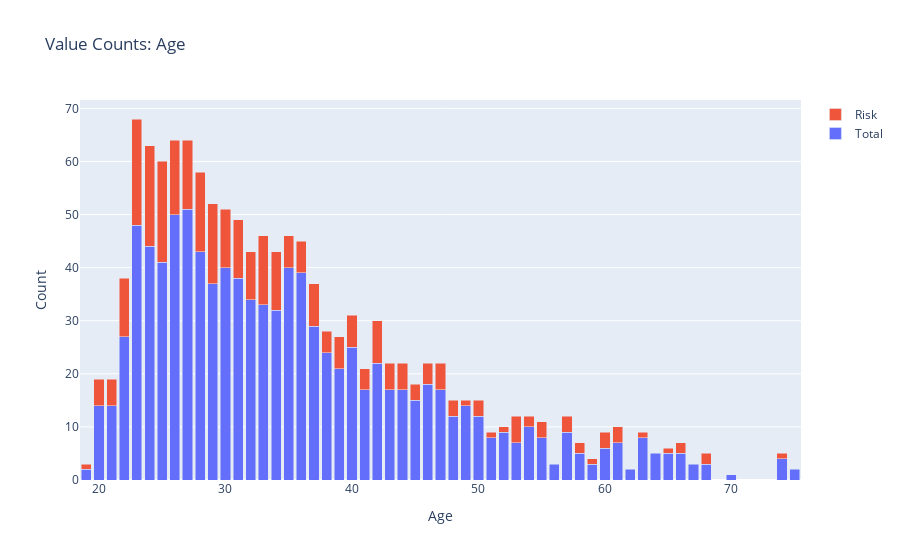
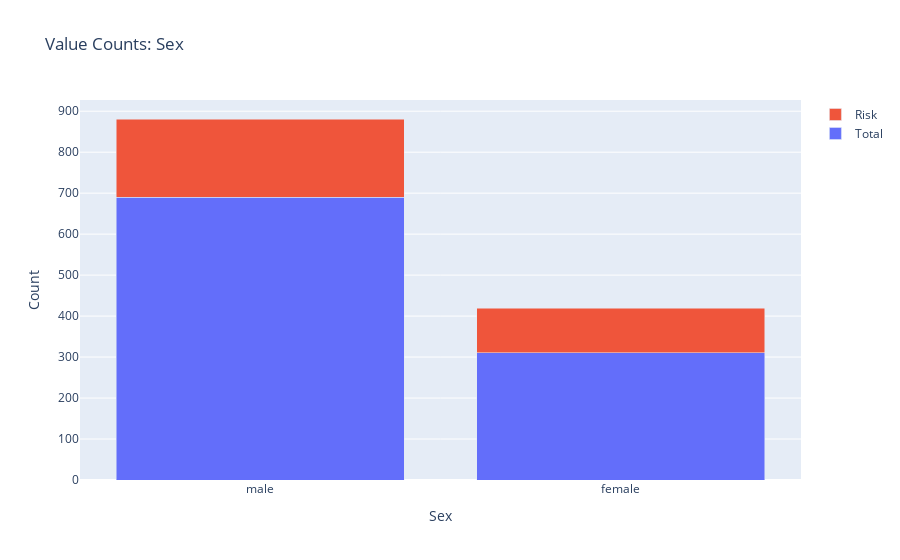
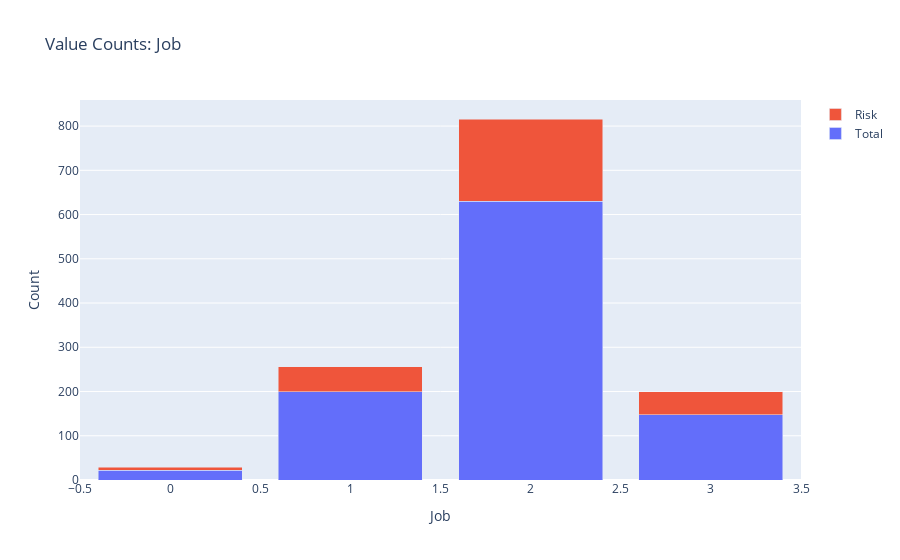
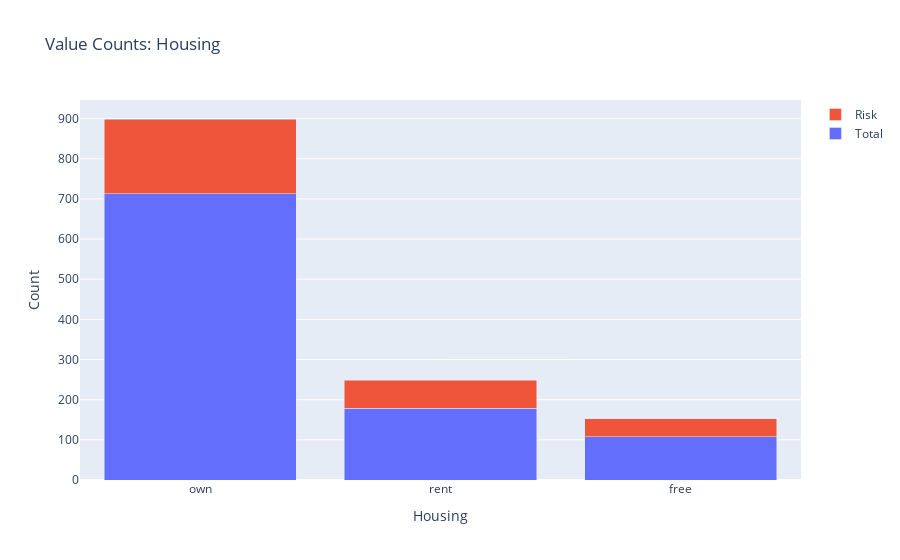

Notebook code for these charts, in order:
### Code cell
for column in df.columns:
    value_counts = df[column].value_counts().reset_index()
    exited_counts = df[df['Risk'] == 'bad'][column].value_counts()

    fig = go.Figure()

    fig.add_trace(go.Bar(
        x=value_counts['index'],
        y=value_counts[column],
        name='Total'
    ))

    fig.add_trace(go.Bar(
        x=exited_counts.index,
        y=exited_counts,
        name='Risk'
    ))

    fig.update_layout(
        title=f"Value Counts: {column}",
        xaxis_title=column,
        yaxis_title="Count",
        barmode='stack'
    )

    fig.show()

### Figure 1 — Plotly figure (JSON) as saved in the notebook; plotly's stock layout.template omitted (floating-point values rounded to 4 significant figures)
{"data": [{"name": "Total", "type": "bar", "x": [27, 26, 23, 24, 28, 25, 30, 35, 36, 31, 29, 32, 33, 34, 37, 22, 40, 38, 42, 39, 46, 43, 47, 44, 41, 45, 20, 21, 49, 50, 48, 54, 57, 52, 51, 55, 63, 61, 53, 60, 65, 58, 64, 66, 74, 67, 68, 56, 59, 75, 19, 62, 70], "y": [51, 50, 48, 44, 43, 41, 40, 40, 39, 38, 37, 34, 33, 32, 29, 27, 25, 24, 22, 21, 18, 17, 17, 17, 17, 15, 14, 14, 14, 12, 12, 10, 9, 9, 8, 8, 8, 7, 7, 6, 5, 5, 5, 5, 4, 3, 3, 3, 3, 2, 2, 2, 1]}, {"name": "Risk", "type": "bar", "x": [23, 25, 24, 28, 29, 26, 33, 27, 31, 30, 34, 22, 32, 42, 37, 40, 39, 35, 36, 20, 43, 47, 21, 44, 53, 41, 46, 38, 60, 57, 55, 50, 45, 48, 61, 68, 66, 54, 58, 74, 52, 65, 19, 59, 51, 63, 49], "y": [20, 19, 19, 15, 15, 14, 13, 13, 11, 11, 11, 11, 9, 8, 8, 6, 6, 6, 6, 5, 5, 5, 5, 5, 5, 4, 4, 4, 3, 3, 3, 3, 3, 3, 3, 2, 2, 2, 2, 1, 1, 1, 1, 1, 1, 1, 1]}], "layout": {"barmode": "stack", "title": {"text": "Value Counts: Age"}, "xaxis": {"title": {"text": "Age"}}, "yaxis": {"title": {"text": "Count"}}}}

### Figure 2 — Plotly figure (JSON) as saved in the notebook; plotly's stock layout.template omitted (floating-point values rounded to 4 significant figures)
{"data": [{"name": "Total", "type": "bar", "x": ["male", "female"], "y": [690, 310]}, {"name": "Risk", "type": "bar", "x": ["male", "female"], "y": [191, 109]}], "layout": {"barmode": "stack", "title": {"text": "Value Counts: Sex"}, "xaxis": {"title": {"text": "Sex"}}, "yaxis": {"title": {"text": "Count"}}}}

### Figure 3 — Plotly figure (JSON) as saved in the notebook; plotly's stock layout.template omitted (floating-point values rounded to 4 significant figures)
{"data": [{"name": "Total", "type": "bar", "x": [2, 1, 3, 0], "y": [630, 200, 148, 22]}, {"name": "Risk", "type": "bar", "x": [2, 1, 3, 0], "y": [186, 56, 51, 7]}], "layout": {"barmode": "stack", "title": {"text": "Value Counts: Job"}, "xaxis": {"title": {"text": "Job"}}, "yaxis": {"title": {"text": "Count"}}}}

### Figure 4 — Plotly figure (JSON) as saved in the notebook; plotly's stock layout.template omitted (floating-point values rounded to 4 significant figures)
{"data": [{"name": "Total", "type": "bar", "x": ["own", "rent", "free"], "y": [713, 179, 108]}, {"name": "Risk", "type": "bar", "x": ["own", "rent", "free"], "y": [186, 70, 44]}], "layout": {"barmode": "stack", "title": {"text": "Value Counts: Housing"}, "xaxis": {"title": {"text": "Housing"}}, "yaxis": {"title": {"text": "Count"}}}}
